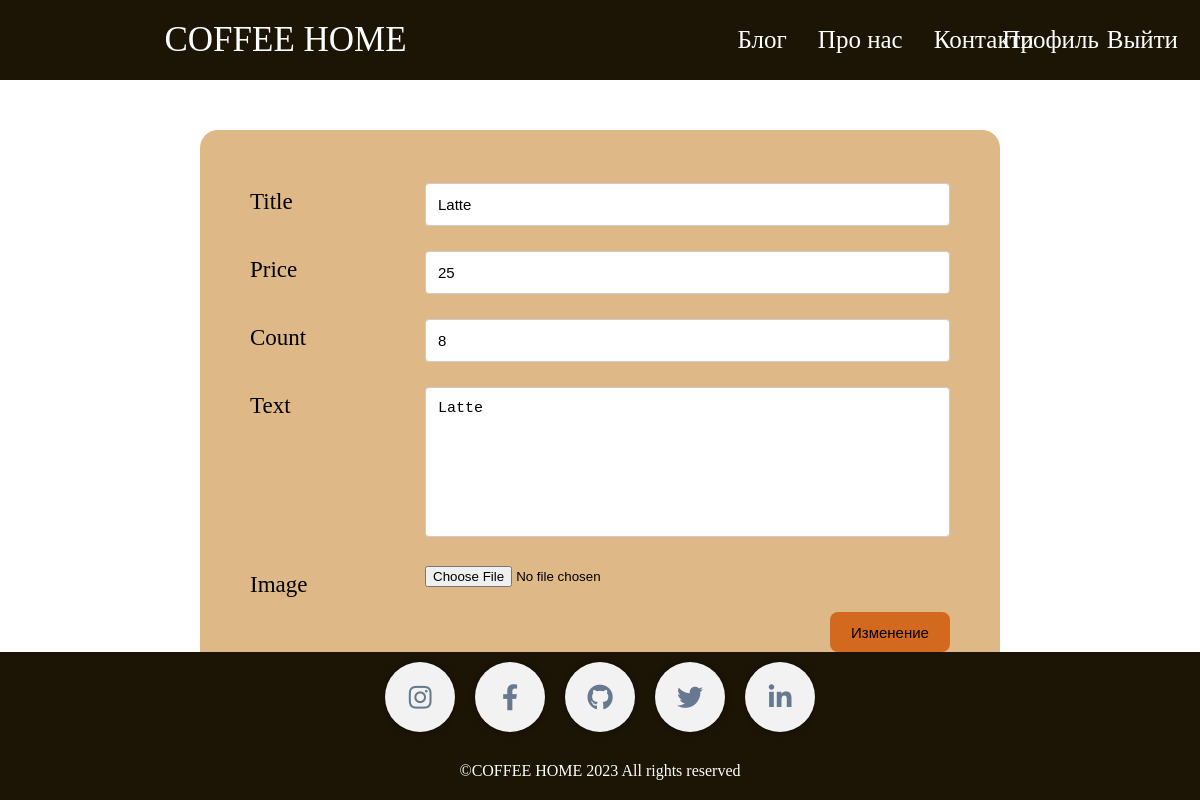
The app's page /product/Latte/edit (signed in) with its own data.
### models.py (models this page shows, shortened)
class Product(db.Model):
    id = db.Column(db.Integer, primary_key=True)
    title = db.Column(db.String(100), nullable=False)
    text = db.Column(db.Text, nullable=False)
    price = db.Column(db.Integer, nullable=False)
    count = db.Column(db.Integer, nullable=False)
    name_image = db.Column(db.String(100), nullable=False)

### product/product.py (the view)
@product.route('/<title>/edit', methods=['POST', 'GET'])
@login_required
def edit_product(title):
    product_edit = Product.query.filter(Product.title == title).first_or_404()
    if request.method == 'POST':
        form = ProductForm(formdata=request.form, obj=product_edit)
        form.populate_obj(product_edit)
        db.session.commit()
        return redirect(url_for('profile'))
    form = ProductForm(obj=product_edit)
    return render_template('product/edit_product.html', product=product_edit, form=form)

### product/forms.py
class ProductForm(FlaskForm):
    title = StringField('Title')
    image = FileField('Image')
    text = TextAreaField('Text')
    price = IntegerField('Price')
    count = IntegerField('Count')

### registration/registration.py (called while the page is built)
@login_manager.user_loader
def load_user(userid):
    return User.query.get(userid)

### product/templates/product/edit_product.html (shortened to what this page needs)
{% extends 'product/base_product.html' %}
{% block content %}
{{ super() }}
{% endblock %}
{% block main %}
<main>
  <form class="form-edit-product" action="" method="post">
    <div class="form">
      <p>{{ form.title.label() }} {{ form.title(class="") }}</p>
      <p>{{ form.price.label() }} {{ form.price }}</p>
      <p>{{ form.count.label() }} {{ form.count }}</p>
      <p>{{ form.text.label() }} {{ form.text }}</p>
      <p>{{ form.image.label() }} {{ form.image }}</p>
      <button type="submit">Изменение</button>
    </div>
  </form>
</main>
{% endblock %}

### product/static/css/style.css (style rules this page uses)
html { box-sizing: border-box; font-size: 16px; }
*, *:before, *:after { box-sizing: inherit; }
body, h1, h2, h3, h4, h5, h6, p, ol, ul { margin: 0; padding: 0; font-weight: normal; }
input[type=number] { -moz-appearance: textfield; }
body { max-width: 1920px; width: 100%; margin: auto; }
main { margin-top: 80px; }
.form-edit-product { background-color: burlywood; width: 800px; height: 550px; margin: 130px auto 30px auto; border-radius: 18px; display: flex; justify-content: center; align-items: center; }
.form { width: 700px; margin: auto; }
.form p { margin: 25px 0; }
.form label { font-size: 23px; float: left; width: 25%; margin-top: 6px; }
.form input[type=text], input[type=number], textarea { width: 75%; padding: 12px; font-size: 15px; border: 1px solid #ccc; border-radius: 4px; resize: none; }
.form textarea { height: 150px; }
.form button { float: right; cursor: pointer; width: 120px; height: 40px; font-size: 15px; border: 0; border-radius: 8px; background-color: chocolate; }

### records on screen
Product: title "Latte", price "25", count "8", text "Latte"
